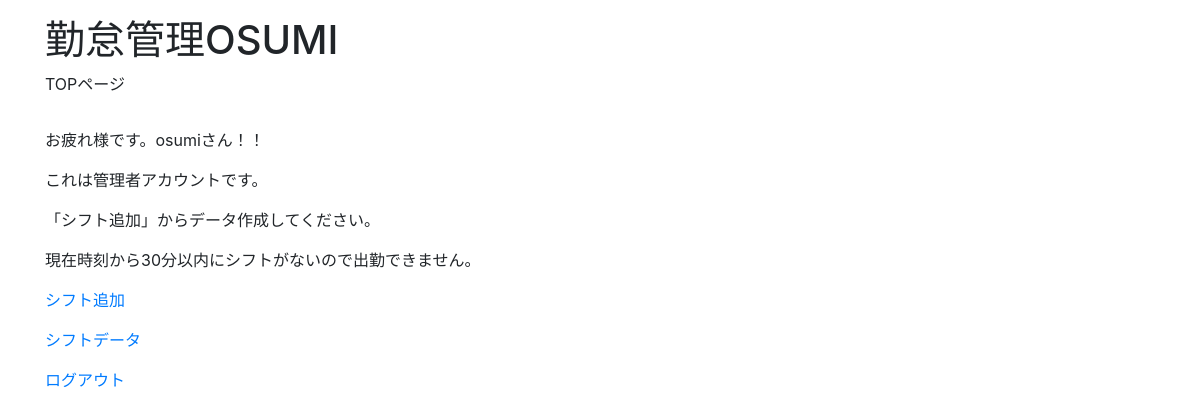
Before: /attendance2/ (signed in) with the older database file.
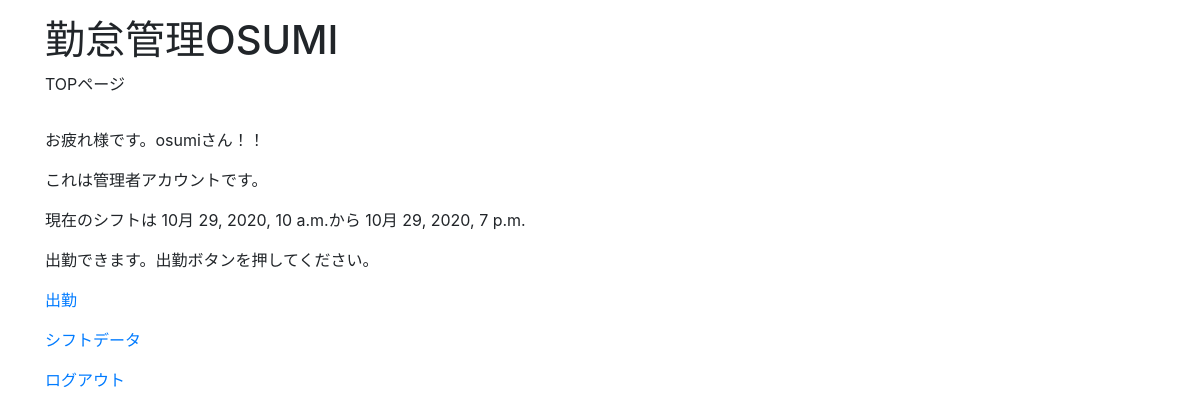
After: the same page with the newer database file.
### attendance2/models.py (models this page shows, shortened)
class Attendance(models.Model):
    user = models.ForeignKey(CustomUser, on_delete=models.CASCADE, verbose_name="スタッフ名")
    scheduled_attend_time = models.DateTimeField(blank=True, null=True,verbose_name="出勤予定時刻")
    scheduled_leave_time = models.DateTimeField(blank=True, null=True,verbose_name="退勤予定時刻")
    attend_time = models.DateTimeField(blank=True, null=True, verbose_name="出勤時刻")
    leave_time = models.DateTimeField(blank=True, null=True, verbose_name="退勤時刻")
    work_time=models.DurationField(default=timedelta(), verbose_name="労働時間")
    remarks = models.TextField(blank=True, null=True, verbose_name="備考欄")

### attendance2/views.py (the view, shortened to what this page needs)
# urls.py: path('', views.home, name='home'),#TOPページ
def home(request):#TOPページ
    from .models import Attendance
    params = {'message': str(request.user)}
    if Attendance.objects.filter(Q(user=request.user),Q(scheduled_attend_time__lt=datetime.now()+timedelta(minutes=30)),Q(scheduled_leave_time__gt=datetime.now()),Q(attend_time=None),Q(leave_time=None)).exists():
        if Attendance.objects.filter(Q(user=request.user),Q(scheduled_leave_time__gt=datetime.now()),Q(attend_time=None)|Q(leave_time=None)).exists():
            data=Attendance.objects.filter(Q(user=request.user),Q(scheduled_leave_time__gt=datetime.now()),Q(attend_time=None)|Q(leave_time=None)).earliest('scheduled_attend_time')
            params = {  'message': request.user,#アカウントユーザー名表示
                        'attend_flag':True,#出勤ボタン表示flag
                        'leave_flag':False,#退勤ボタン表示flag
                        'data_flag':True,#データ存在flag
                        'data':data#次のシフト表示
                    }
        else:
            params = {  'message': request.user,
                        'attend_flag':True,
                        'leave_flag':False,
                        'data_flag':False
                    }
    else:
        params = {  'message': request.user,
                    'attend_flag':False,
                    'leave_flag':False,
                    'data_flag':False
                }
    return render(request, 'attendance2/home.html',params)

### attendance2/templates/attendance2/home.html (shortened to what this page needs)
<!doctype html>
<html lang="ja">
  <head>
    <link rel="stylesheet" href="https://stackpath.bootstrapcdn.com/bootstrap/4.5.0/css/bootstrap.min.css">
  </head>
  <body>
  </body>
</html>
<!DOCTYPE html>
<html>
    <div class="container">
        <h1>勤怠管理OSUMI</h1>
        <p>TOPページ</p>
    </div>
    <div class="py-3">
        <div class="container">
            <p>お疲れ様です。{{ message }}さん！！<p />
            {% if request.user.authority == '管理者'%}
                これは管理者アカウントです。
            {% elif request.user.authority == '一般人' %}
                これは一般ユーザーアカウントです。
            {% else %}
                このアカウントはログインしていません。
            {% endif %}
            <p />
            {% if data_flag and attend_flag == False and leave_flag ==　False　%}
                次のシフトは
                {{data.scheduled_attend_time}}から
                {{data.scheduled_leave_time}}<p />
            {% elif data_flag %}
                現在のシフトは
                {{data.scheduled_attend_time}}から
                {{data.scheduled_leave_time}}<p />
            {% else %}
                「シフト追加」からデータ作成してください。<p />
            {% endif %}
            {% if attend_flag == False and leave_flag　== False %}
                現在時刻から30分以内にシフトがないので出勤できません。<p />
            {% elif attend_flag == True %}
                出勤できます。出勤ボタンを押してください。<p />
            {% elif leave_flag == True %}
                退勤できます。退勤ボタンを押してください。<p />
            {% endif %}
            {% if data_flag == False and request.user.authority == '管理者'%}
                <a href='shift_addition_menu'>シフト追加</a><p />
            {% endif %}
            {% if attend_flag %}
                <a href='attend_time'>出勤</a><p />
            {% endif %}
            <a href='list'>シフトデータ</a><p />
            <a href='../myapp'>ログアウト</a><p />
</html>

Changed rows visible on the page:
added Attendance: scheduled_attend_time "10月 29, 2020, 10 a.m.", scheduled_leave_time "10月 29, 2020, 7 p.m."
Other visible differences:
text no longer shown: "「シフト追加」からデータ作成してください。 現在時刻から30分以内にシフトがないので出勤できません。 シフト追加"
text now shown: "現在のシフトは から 出勤できます。出勤ボタンを押してください。 出勤"
